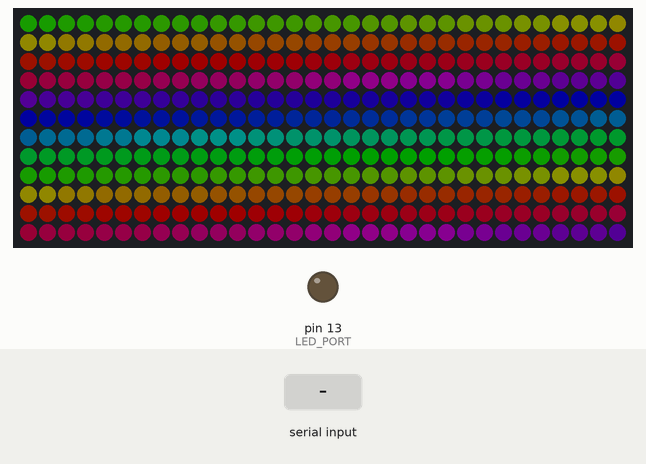
Recording of a sketch running on a simulated Arduino Uno, built with avr-gcc and run on an emulated ATmega328P. Shown: 32×12 RGB LED matrix (first LED top left, wired row by row), output pins drawn as LEDs (lit = HIGH). The inputs (shaded band) are chosen by the test bench. Dim RGB values are drawn brighter than linear.

Above: at 0.4 s.
1.7 s: "90,45\n" received over the second serial link
At 2.5 s:
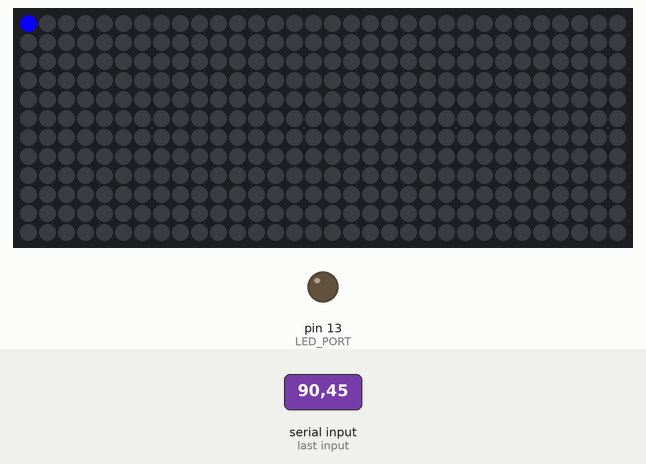
3.2 s: "30,150\n" received over the second serial link
4.7 s: "200\n" received over the second serial link
At 5.9 s:
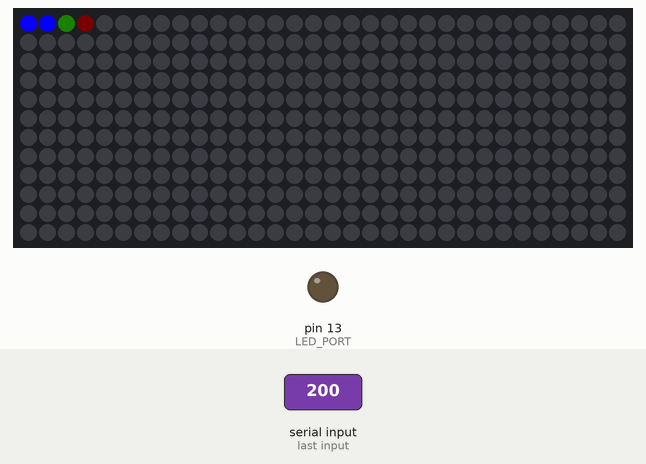
6.2 s: "z90\n" received over the second serial link
At 7.4 s:
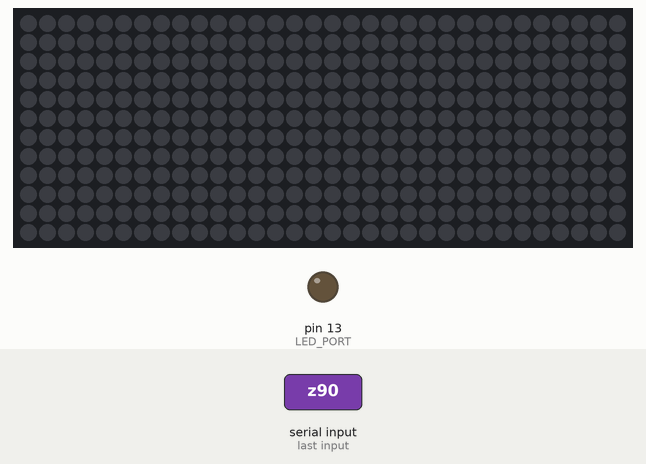
7.7 s: "200\n" received over the second serial link
9.2 s: "90,45\n" received over the second serial link
Timing chart, 0 to 11.7 s (numbered marks = the images above; inputs shaded):
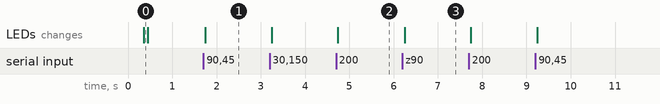

The sketch:

Multi_LED_TEST.ino
```cpp
#include <Adafruit_NeoPixel.h>
#include <SoftwareSerial.h>

#define PIN 8
#define LED_PORT 13
#define BT_RX 11
#define BT_TX 3
// TX(RBT-001) <-> 11(Arduino)
// RX(RBT-001) <-> 12(Arduino)

#define LED_WIDTH 32
#define LED_HEIGHT 12

SoftwareSerial btSerial(BT_RX, BT_TX);

Adafruit_NeoPixel strip = Adafruit_NeoPixel(384, PIN, NEO_GRB + NEO_KHZ800);

int index = 0;

void setup() {
  strip.begin();
  strip.show(); // Initialize all pixels to 'off'

  // Initialize LED port
  pinMode(LED_PORT, OUTPUT);
  digitalWrite(LED_PORT, LOW);
  // Initialize internal serial port (with PC)
  Serial.begin(9600);
  // Initialize software serial port (with Bluetooth)
  btSerial.begin(9600);
//  logo();
  rainbow(2);
  reset();
}
/*
void logo() {
  int logo_int_0[77] = {0, 0, 38, 86, 79, 14, 0, 0, 2, 4, 5, 1, 0, 15, 40, 40, 40, 0, 0, 0, 0, 38, 40, 40, 22, 1, 54, 35, 37, 38, 55, 8, 21, 40, 39, 3, 0, 0, 0, 0, 0, 0, 0, 39, 40, 4, 0, 0, 8, 40, 40, 40, 40, 40, 40, 35, 0, 0, 0, 15, 72, 92, 62, 3, 0, 0, 0, 6, 40, 40, 40, 40, 25, 0, 0, 40, 0};
  int logo_int_1[77] = {0, 141, 255, 255, 255, 235, 75, 0, 57, 229, 231, 115, 0, 101, 255, 255, 255, 95, 0, 0, 40, 255, 255, 255, 142, 1, 249, 94, 216, 133, 239, 7, 109, 255, 254, 21, 0, 0, 0, 0, 0, 0, 55, 255, 255, 159, 0, 0, 49, 255, 255, 255, 255, 255, 255, 237, 0, 0, 131, 238, 255, 255, 255, 225, 95, 0, 0, 44, 255, 255, 255, 255, 252, 209, 86, 0, 0};
  int logo_int_2[77] = {132, 255, 255, 241, 255, 255, 255, 15, 35, 255, 255, 140, 0, 103, 255, 255, 255, 181, 0, 0, 120, 255, 255, 255, 145, 0, 251, 90, 232, 148, 243, 6, 98, 255, 255, 21, 0, 0, 0, 0, 0, 0, 158, 255, 255, 255, 19, 0, 54, 255, 255, 255, 255, 255, 255, 239, 0, 180, 255, 255, 255, 255, 255, 255, 255, 146, 0, 39, 255, 255, 255, 255, 255, 255, 255, 26, 0};
  int logo_int_3[77] = {233, 255, 231, 0, 73, 221, 234, 52, 19, 255, 255, 128, 0, 98, 255, 255, 255, 235, 0, 0, 200, 255, 255, 255, 138, 1, 249, 101, 235, 143, 240, 6, 100, 255, 247, 20, 0, 0, 0, 0, 0, 1, 236, 255, 255, 255, 97, 0, 12, 67, 73, 240, 255, 210, 67, 43, 119, 255, 255, 205, 62, 28, 87, 237, 255, 255, 26, 2, 255, 255, 158, 67, 147, 254, 255, 172, 0};
  int logo_int_4[77] = {222, 255, 245, 130, 9, 0, 0, 5, 61, 255, 255, 128, 0, 98, 255, 217, 224, 255, 25, 0, 255, 230, 202, 255, 138, 4, 247, 106, 233, 144, 240, 7, 111, 255, 247, 20, 0, 0, 0, 0, 0, 93, 255, 227, 214, 255, 194, 0, 0, 0, 0, 232, 255, 185, 0, 0, 223, 255, 229, 0, 0, 0, 0, 44, 253, 255, 140, 1, 255, 255, 106, 0, 0, 202, 255, 228, 0};
  int logo_int_5[77] = {83, 255, 255, 255, 244, 130, 0, 0, 69, 255, 255, 128, 0, 98, 255, 184, 135, 255, 85, 11, 255, 160, 165, 255, 138, 11, 247, 106, 235, 142, 237, 11, 128, 255, 247, 20, 0, 0, 0, 0, 0, 208, 255, 126, 86, 255, 255, 33, 0, 0, 8, 235, 255, 194, 0, 19, 255, 255, 137, 0, 0, 0, 0, 0, 208, 255, 194, 33, 251, 255, 114, 0, 27, 229, 255, 183, 0};
  int logo_int_6[77] = {0, 30, 177, 255, 255, 255, 219, 0, 43, 255, 255, 128, 0, 98, 255, 201, 56, 255, 178, 128, 255, 96, 158, 255, 138, 14, 247, 101, 237, 142, 237, 17, 135, 255, 247, 20, 0, 0, 0, 0, 55, 255, 255, 12, 0, 248, 255, 147, 0, 0, 8, 235, 255, 194, 0, 28, 255, 255, 125, 0, 0, 0, 0, 0, 199, 255, 199, 39, 249, 255, 222, 194, 249, 255, 246, 42, 0};
  int logo_int_7[77] = {43, 16, 4, 59, 187, 255, 255, 73, 10, 255, 255, 128, 0, 98, 255, 229, 2, 215, 255, 252, 255, 22, 178, 255, 138, 14, 247, 100, 238, 145, 236, 32, 136, 255, 246, 0, 0, 0, 0, 0, 152, 255, 252, 81, 64, 228, 255, 242, 7, 0, 8, 235, 255, 194, 0, 2, 236, 255, 211, 0, 0, 0, 0, 14, 245, 255, 156, 8, 255, 255, 255, 255, 255, 252, 44, 0, 0};
  int logo_int_8[77] = {255, 255, 203, 0, 46, 255, 255, 101, 8, 255, 255, 128, 0, 98, 255, 241, 0, 124, 255, 255, 195, 0, 209, 255, 138, 17, 249, 102, 236, 145, 239, 54, 136, 255, 248, 39, 19, 21, 2, 0, 238, 255, 255, 255, 255, 255, 255, 255, 81, 0, 9, 235, 255, 194, 0, 0, 150, 255, 255, 171, 18, 0, 37, 208, 255, 255, 44, 0, 255, 255, 187, 142, 255, 254, 88, 0, 0};
  int logo_int_9[77] = {215, 255, 255, 197, 223, 255, 255, 33, 22, 255, 255, 128, 0, 99, 255, 248, 0, 50, 255, 255, 118, 0, 218, 255, 140, 21, 252, 100, 235, 144, 240, 62, 138, 255, 255, 251, 249, 251, 12, 52, 255, 255, 230, 210, 210, 208, 255, 255, 173, 0, 5, 238, 255, 196, 0, 0, 19, 226, 255, 255, 241, 210, 255, 255, 255, 185, 0, 31, 255, 255, 97, 0, 196, 255, 254, 16, 0};
  int logo_int_10[77] = {35, 227, 255, 255, 255, 255, 143, 0, 69, 255, 255, 151, 0, 112, 255, 255, 0, 0, 255, 255, 33, 0, 250, 255, 157, 27, 252, 95, 235, 148, 241, 64, 155, 255, 255, 255, 255, 255, 55, 199, 255, 255, 34, 0, 0, 0, 215, 255, 255, 29, 0, 255, 255, 221, 0, 0, 0, 15, 183, 255, 255, 255, 255, 255, 143, 0, 0, 50, 255, 255, 148, 0, 40, 255, 255, 208, 0};
  int logo_int_11[77] = {0, 10, 104, 141, 133, 71, 0, 0, 38, 144, 146, 72, 0, 35, 95, 86, 0, 0, 84, 91, 0, 0, 79, 96, 48, 53, 247, 98, 233, 145, 237, 62, 47, 94, 90, 90, 90, 89, 36, 87, 94, 80, 0, 0, 0, 0, 46, 94, 100, 30, 0, 83, 95, 68, 0, 0, 0, 0, 0, 63, 126, 142};

  for(int j=0; j < 77 - 32; j++) {
    for(int h = 0; h < 12; h++) {
      for(int w = 0; w < 32; w++) {
        int color = 0;
        switch(w) {
          case 0:
            color = logo_int_0[w + j];
            break;
          case 1:
            color = logo_int_1[w + j];
            break;
          case 2:
            color = logo_int_2[w + j];
            break;
          case 3:
            color = logo_int_3[w + j];
            break;
          case 4:
            color = logo_int_4[w + j];
            break;
          case 5:
            color = logo_int_5[w + j];
            break;
          case 6:
            color = logo_int_6[w + j];
            break;
          case 7:
            color = logo_int_7[w + j];
            break;
          case 8:
            color = logo_int_8[w + j];
            break;
          case 9:
            color = logo_int_9[w + j];
            break;
          case 10:
            color = logo_int_10[w + j];
            break;
          case 11:
            color = logo_int_11[w + j];
            break;
        }
        strip.setPixelColor(w + h * 32, strip.Color(color,0,0));
      }
    }
    strip.show();
    delay(100);
  }
}
*/
void loop() {
  char c;
  char str[LED_WIDTH * LED_HEIGHT]; // 数字（文字列）の受信用配列
  strip.show();
  btSerial.write("Start Client\n");
  recvStr(str);
  strip.show();
  int r = 0;
  int g = 0;
  int b = 0;

  int counter = 0;
  boolean reset_flag = 0;
  btSerial.write(index);
  for(int j=0; j<LED_WIDTH * LED_HEIGHT * 3; j++) {
    if(str[j] == '\0' || str[j] == '\n') {
      btSerial.write("break\n");
      break;
    } else if(str[j] == 'z') {
      btSerial.write("reset index\n");
      reset_flag = 1;
      break;
    } else {
      if(j % 3 == 0) {
        r = str[j] - 48;
        btSerial.write(str[j]);
      } else if (j % 3 == 1) {
        g = str[j] - 48;
        btSerial.write(str[j]);
      } else {
        b = str[j] - 48;
        btSerial.write(str[j]);
        strip.setPixelColor((j-2) / 3 + index , strip.Color(r,g,b));
        counter++;
      }
    }
  }

  index += counter;
  if (index > LED_WIDTH * LED_HEIGHT) index -= LED_WIDTH * LED_HEIGHT;
  if (reset_flag == 1) {
    index = 0;
    reset();
  } else {
    strip.show();
  }
  delay(2);
}

// Fill the dots one after the other with a color
void colorWipe(uint32_t c, uint8_t wait) {
  for(uint16_t i=0; i<strip.numPixels(); i++) {
      strip.setPixelColor(i, c);
      strip.show();
      delay(wait);
  }
}

void rainbow(uint8_t wait) {
  uint16_t i, j;

  for(j=0; j<16; j++) {
    for(i=0; i<strip.numPixels(); i++) {
      strip.setPixelColor(i, Wheel8((i+j) & 255));
    }
    strip.show();
    delay(wait);
  }
}

void reset() {
  for(int j=0; j<strip.numPixels(); j++) {
        strip.setPixelColor(j, strip.Color(0,0,0));
  }
  strip.show();
}

// Input a value 0 to 255 to get a color value.
// The colours are a transition r - g - b - back to r.
uint32_t Wheel(byte WheelPos) {
  if(WheelPos < 85) {
   return strip.Color(WheelPos * 3, 255 - WheelPos * 3, 0);
  } else if(WheelPos < 170) {
   WheelPos -= 85;
   return strip.Color(255 - WheelPos * 3, 0, WheelPos * 3);
  } else {
   WheelPos -= 170;
   return strip.Color(0, WheelPos * 3, 255 - WheelPos * 3);
  }
}

// Input a value 0 to 255 to get a color value.
// The colours are a transition r - g - b - back to r.
uint32_t Wheel8(byte WheelPos) {
  if(WheelPos < 85) {
   return strip.Color(WheelPos * 3 / 8, (255 - WheelPos * 3) / 8, 0);
  } else if(WheelPos < 170) {
   WheelPos -= 85;
   return strip.Color((255 - WheelPos * 3) / 8, 0, WheelPos * 3 / 8);
  } else {
   WheelPos -= 170;
   return strip.Color(0, WheelPos * 3 / 8, (255 - WheelPos * 3) / 8);
  }
}

void recvStr(char *buf)
{
  int i = 0;
  char c;
  while (1) {
    if (btSerial.available()) {
      c = btSerial.read();
      buf[i] = c;
      if (c == '\0' || c == '\n') break;
      i++;
    }
  }
  buf[i] = '\0';
}
```

Measured:
- after the input at 1.7 s, the LEDs: change at once (image 1)
- after the input at 4.7 s, the LEDs: change at once (image 2)
- after the input at 6.2 s, the LEDs: change after 0.05 s (image 3)
